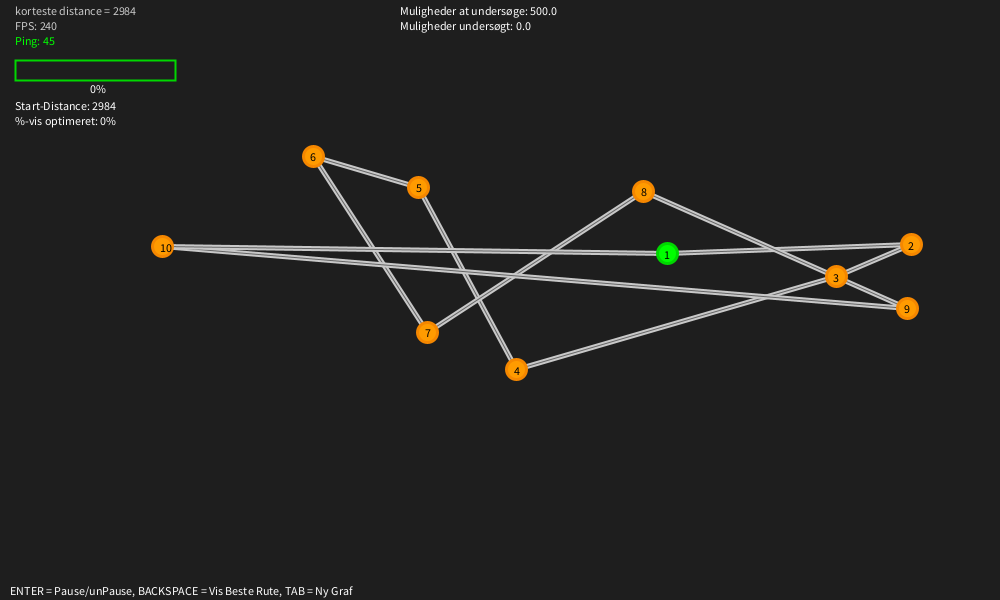
Frame 1 (no input)
Frame 60 (the mouse pressed at the canvas centre just before this capture): identical to frame 1, image omitted
Frame 120 (the mouse held since frame 60 and released just before this capture): identical to frame 1, image omitted

The Processing sketch that drew this single still picture (run headless with seeded random() and noise(); from frame 60 on, the mouse is pressed at the canvas centre):

// Processing sketch: Main
// ── Main.pde
int n = 10; // Størrelsen af grafen, n = antallet af byer
 
PVector[] knuder = new PVector[n]; // Init - for vektorvariabel som array af n's størrelse.
PVector[] knuderbest = new PVector[n];
double a = 0;
double bestEver = 10000000000000000000000000000000000000.1;
boolean b = true;
int displayBest = 0;
int frame = 240;
float fact = 1;
float t = 0;
boolean p = true;
boolean o = true;
boolean reset = true;
double startdistance = 0;
 
void setup() {
  size(1000, 600);
  fact = n*n*(n/2);
  // --##Generate a random structure of vertice's of n'th size.##--
  for (int i = 0; i<n; i++) {
    knuder[i] = new PVector(random(width-200)+150, random(height-200)+150);
  }
  arrayCopy(knuder, 0, knuderbest, 0, knuder.length);
  println("n =", n);
  println("suppression value of n = ", fact);
}
// ----####----####----####----
 
void draw() {
  frameRate(frame);
  if (p == true) {
    //Tegner cirkler ved hvert af punkterne
    background(30);
 
    // Tegner linjer imellem punkterne
    for (int i = 0; i<(knuderbest.length); i++) {
      if (o == true) {
        if (i == (knuderbest.length)-1) {
          stroke(200);
          strokeWeight(5);
          fill(100, 100, 100, 10);
          line(knuderbest[i].x, knuderbest[i].y, knuderbest[0].x, knuderbest[0].y);
        } else {
          stroke(200);
          strokeWeight(5);
          fill(100, 100, 100, 10);
          line(knuderbest[i].x, knuderbest[i].y, knuderbest[i+1].x, knuderbest[i+1].y);
        }
      }
      if (i == (knuder.length)-1) {
        stroke(100);
        strokeWeight(1);
        fill(100, 100, 100, 10);
        line(knuder[i].x, knuder[i].y, knuder[0].x, knuder[0].y);
      } else {
        stroke(100);
        strokeWeight(1);
        fill(100, 100, 100, 10);
        line(knuder[i].x, knuder[i].y, knuder[i+1].x, knuder[i+1].y);
      }
 
      // Udregner distancen mellem punkterne
    }
    for (int i = 0; i<n; i++) {
 
      if (i == 0) {
        fill(0, 255, 0);
        stroke(0, 215, 0);
        strokeWeight(3);
        ellipse(knuderbest[0].x, knuderbest[0].y, 20, 20);
      } else {
        fill(255, 155, 0);
        stroke(245, 135, 0);
        strokeWeight(3);
        ellipse(knuderbest[i].x, knuderbest[i].y, 20, 20);
      }
      //Laver numrer i hver af punkterne
      if (i>9) {
        fill(0);
        text(""+(i+1), knuderbest[i].x-7, knuderbest[i].y+5);
      } else {
        fill(0);
        text(""+(i+1), knuderbest[i].x-3, knuderbest[i].y+5);
      }
    }
    if (b == true) {
      double dist = 0;
      double sum = 0;
      for (int i = 0; i <knuder.length; i++) {
        if (i == knuder.length - 1) {
          a = knuder[i].dist(knuder[0]);
          sum = sum + a;
        } else {
          a = knuder[i].dist(knuder[i+1]);
          sum = sum + a;
        }
        if (i == (knuder.length - 1)) {
          b = false;
          dist = dist+sum;
          if (dist<bestEver) {
            bestEver = dist;
            displayBest = (int) bestEver;
            arrayCopy(knuder, 0, knuderbest, 0, knuder.length);
          }
          if (t == 0) {
            startdistance = dist;
          }
            
        }
      }
 
 
      fill(200);
      text("korteste distance = "+displayBest, 15, 15);
      text("FPS: "+frame, 15, 30);
      fill(0, 255, 0);
      text("Ping: " +(int)random(15, 90), 15, 45);
      float completeness = t/fact;
      strokeWeight(2);
      noStroke();
      fill(255);
      rect(15, 60, (float)(completeness)*160, 20);
      stroke(0, 215, 0);
      noFill();
      rect(15, 60, 160, 20);
      text((int)(completeness*100)+ "%", 90, 93);
      text("Muligheder at undersøge: " + fact, 400, 15);
      text("Muligheder undersøgt: "+ t, 400, 30);
      text("ENTER = Pause/unPause, BACKSPACE = Vis Beste Rute, TAB = Ny Graf", 10, height-5);
      text("Start-Distance: " + (int)startdistance, 15, 110);
      text("%-vis optimeret: " + (int)(-(bestEver/startdistance)*100+100) + "%", 15, 125);
      //Viser den bedste distance på skærmen
     
 
      int i = floor(random(knuder.length));
      int j = floor(random(knuder.length-2));
      if (i < knuder.length-1)
        j = i+1;
 
      swap(knuder, i, j);
      if (t == fact) p = !p;
      if (reset == true) p = !p;
    }
    if (t<fact) t = t+1;
  }
}
void keyPressed () {
  if (frame < 240) {
    if (keyCode == RIGHT) {
      frame += 1;
    }
  }
  if (frame > 1) {
    if (keyCode == LEFT) {
      frame -= 1;
    }
  }
  if (key == ENTER) {
    p = !p;
    reset = false;
  }
  if (key == BACKSPACE) {
    o = !o;
  }
  if (key == TAB) {
    a = 0;
    bestEver = 10000000000000000000000000000000000000.1;
    displayBest = 0;
    fact = 1;
    t = 0;
    for (int i = 0; i<n; i++) {
      knuder[i] = new PVector(random(width-200)+150, random(height-200)+150);
    }
    arrayCopy(knuder, 0, knuderbest, 0, knuder.length);
    fact = n*n*(n/2);
    o = true;
    reset = true;
    for (int i = 0; i<1; i++) {
      p = !p;
    }
  }
}
 
 
void swap(PVector[] a, int i, int j) {
  PVector temp = a[i];
  a[i] = a[j];
  a[j] = temp;
  b = true;
}
